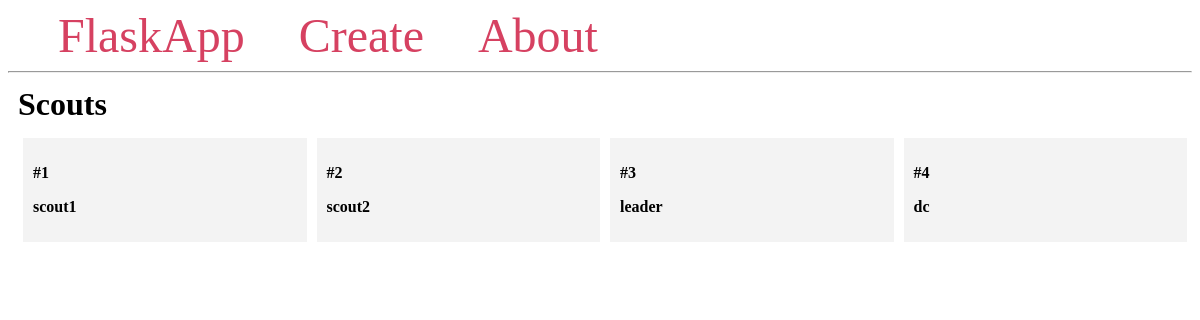
Before: /search with the older database file.
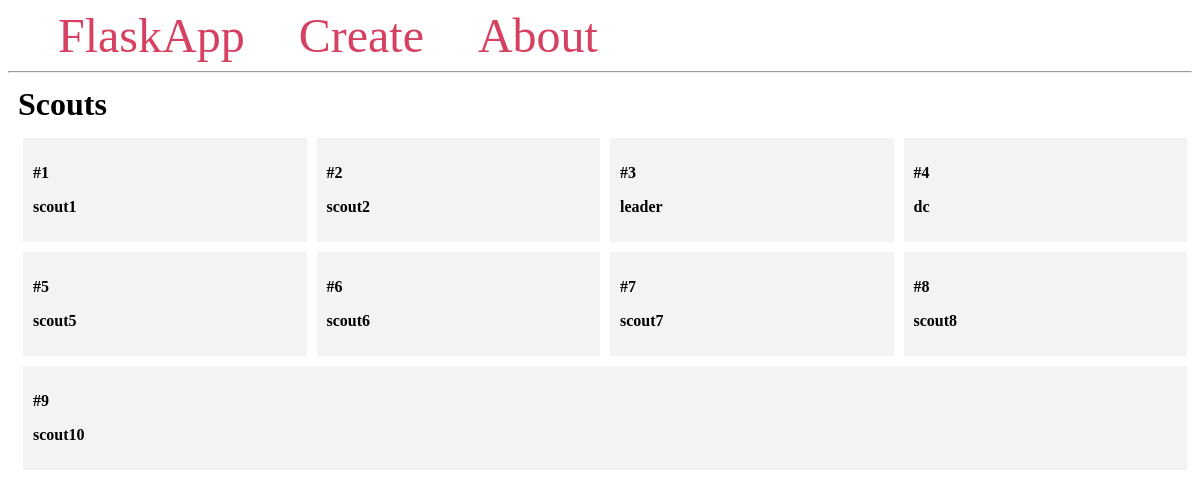
After: the same page with the newer database file.
### app.py (models this page shows)
class User(db.Model):
    __tablename__ = "user"
    id = db.Column(db.Integer, primary_key=True)
    username = db.Column(db.String(80), unique=True, nullable=False)
    password = db.Column(db.String(120), nullable=False)
    admin = db.Column(db.Boolean, nullable=False)
    group_id = db.Column(db.Integer, db.ForeignKey('group.id'), nullable=False)
    type = db.Column(db.String(120), nullable=False) # Scout, Leader or District Comissioner

### app.py (the view)
@app.route('/search')
def search():
    if 'username' in session and session['admin'] == True:
        return redirect(url_for('login'))
    users = User.query.all()
    return render_template('search.html', users=users)

### templates/search.html
{% extends 'base.html' %}
{% block content %}
    <h1 class="title">{% block title %} Scouts {% endblock %}</h1>
    <div class="content">
        {% for user in users %}
            <div class="student">
                <p><b>#{{ user.id }}</b></p>
                <b>
                    <p class="name">{{ user.username}}</p>
                </b>
            </div>
        {% endfor %}
    </div>
{% endblock %}

### templates/base.html (shortened to what this page needs)
<!DOCTYPE html>
<html lang="en">
<head>
</head>
<body>
    <nav>
        <a href="{{ url_for('search') }}">FlaskApp</a>
        <a href="#">Create</a>
        <a href="#">About</a>
    </nav>
    <hr>
    <div class="content">
        {% block content %} {% endblock %}
    </div>
</body>
</html>

### templates/base.html (style rules this page uses)
.title { margin: 5px; }
.content { margin: 5px; width: 100%; display: flex; flex-direction: row; flex-wrap: wrap; }
.student { flex: 20%; padding: 10px; margin: 5px; background-color: #f3f3f3; inline-size: 100%; }
nav a { color: #d64161; font-size: 3em; margin-left: 50px; text-decoration: none; }

Changed rows visible on the page:
added User: id "5", username "scout5"
added User: id "6", username "scout6"
added User: id "7", username "scout7"
added User: id "8", username "scout8"
added User: id "9", username "scout10"
